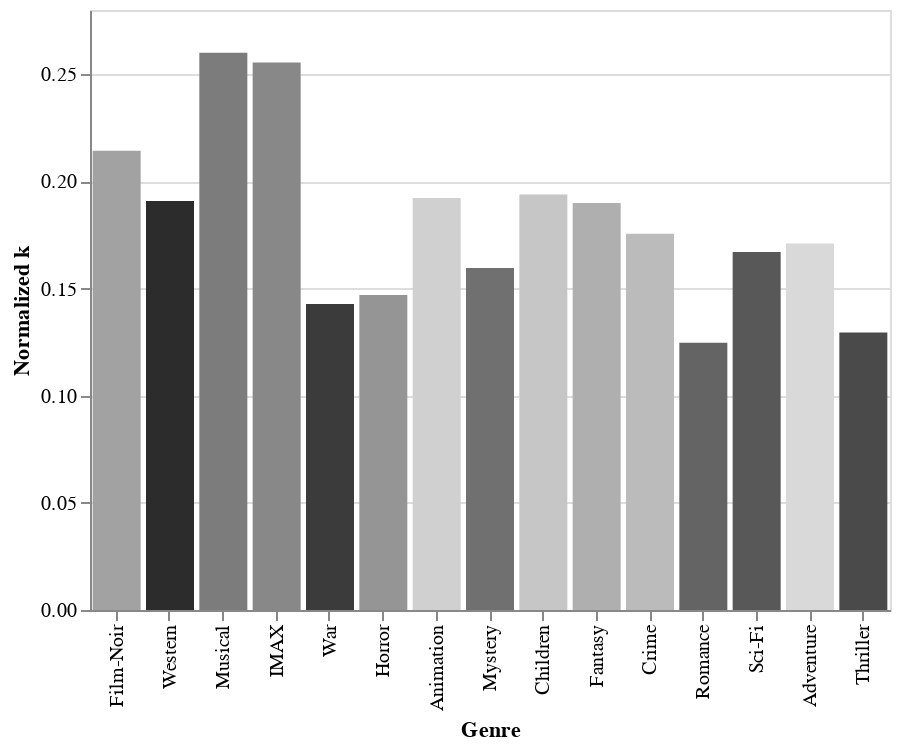

The cell this chart's notebook holds for it:
### Code cell
alt.Chart(plot_df).mark_bar().encode(y="Normalized k",x=alt.X('Genre',
                                                            sort = alt.EncodingSortField(
                                                            field="# items",
                                                            order="ascending")),
                                    color=alt.Color("Genre",scale=alt.Scale(scheme='greys'),legend=None))

### Figure 1 — Vega-Lite specification as saved in the notebook (floating-point values rounded to 4 significant figures)
{"$schema": "https://vega.github.io/schema/vega-lite/v3.4.0.json", "config": {"mark": {"tooltip": null}, "view": {"height": 300, "width": 400}}, "data": {"name": "data-f7f27e08b9e7e647c3fbf6673b4b444e"}, "datasets": {"data-f7f27e08b9e7e647c3fbf6673b4b444e": [{"# items": 292, "Genre": "Adventure", "Normalized k": 0.1711}, {"# items": 78, "Genre": "Animation", "Normalized k": 0.1922}, {"# items": 101, "Genre": "Children", "Normalized k": 0.1939}, {"# items": 178, "Genre": "Crime", "Normalized k": 0.1756}, {"# items": 135, "Genre": "Fantasy", "Normalized k": 0.1899}, {"# items": 7, "Genre": "Film-Noir", "Normalized k": 0.2143}, {"# items": 66, "Genre": "Horror", "Normalized k": 0.147}, {"# items": 49, "Genre": "IMAX", "Normalized k": 0.2555}, {"# items": 42, "Genre": "Musical", "Normalized k": 0.2601}, {"# items": 82, "Genre": "Mystery", "Normalized k": 0.1596}, {"# items": 197, "Genre": "Romance", "Normalized k": 0.1247}, {"# items": 217, "Genre": "Sci-Fi", "Normalized k": 0.1671}, {"# items": 310, "Genre": "Thriller", "Normalized k": 0.1296}, {"# items": 52, "Genre": "War", "Normalized k": 0.1428}, {"# items": 16, "Genre": "Western", "Normalized k": 0.1909}]}, "encoding": {"color": {"field": "Genre", "legend": null, "scale": {"scheme": "greys"}, "type": "nominal"}, "x": {"field": "Genre", "sort": {"field": "# items", "order": "ascending"}, "type": "nominal"}, "y": {"field": "Normalized k", "type": "quantitative"}}, "mark": "bar"}
